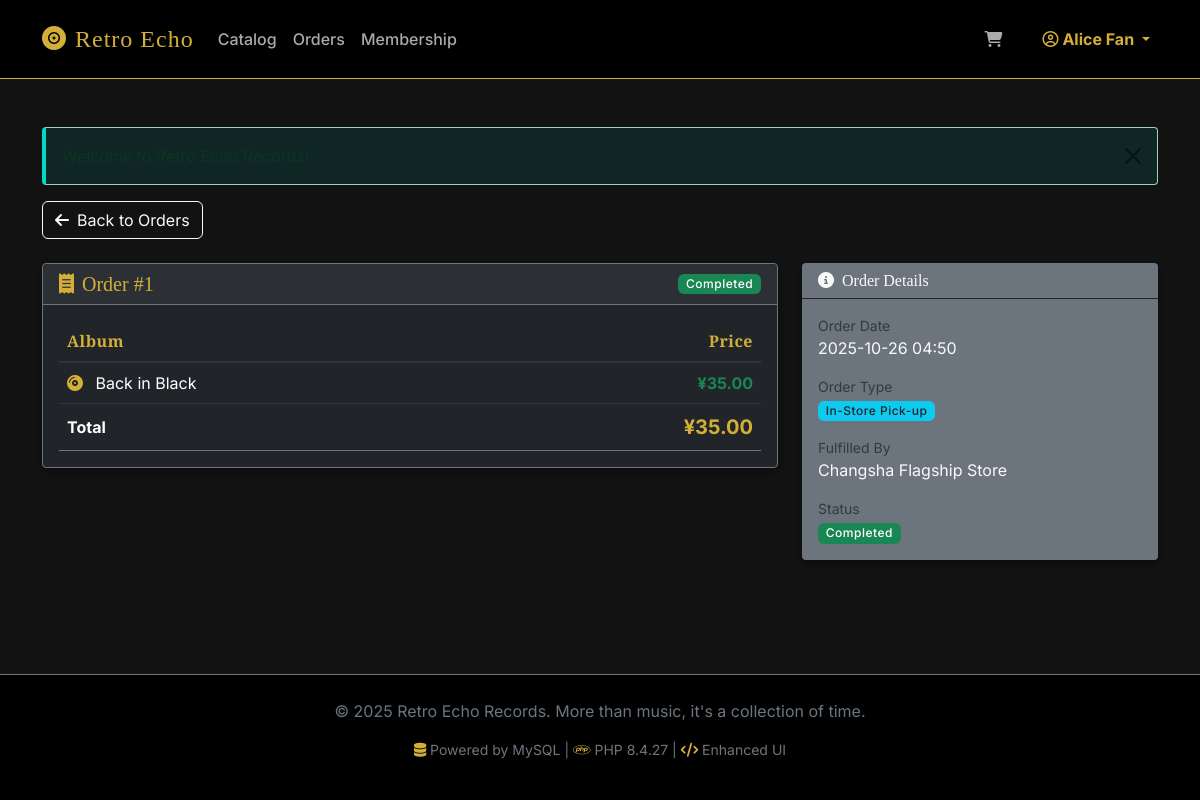
The app's page /customer/order_detail.php?id=1 (signed in) with its own data.
### tables this page shows
CREATE TABLE CustomerOrder (
    OrderID INT AUTO_INCREMENT PRIMARY KEY,
    CustomerID INT,
    FulfilledByShopID INT NOT NULL,
    ProcessedByEmployeeID INT,  
    OrderDate DATETIME DEFAULT CURRENT_TIMESTAMP,
    TotalAmount DECIMAL(10,2),
    OrderStatus ENUM('Pending', 'Paid', 'Shipped', 'Completed', 'Cancelled') DEFAULT 'Pending',
    OrderType ENUM('InStore', 'Online') NOT NULL,
    FOREIGN KEY (CustomerID) REFERENCES Customer(CustomerID),
    FOREIGN KEY (FulfilledByShopID) REFERENCES Shop(ShopID),
    FOREIGN KEY (ProcessedByEmployeeID) REFERENCES Employee(EmployeeID)
);

CREATE TABLE Shop (
    ShopID INT AUTO_INCREMENT PRIMARY KEY,
    Name VARCHAR(100) NOT NULL,
    Address TEXT,
    Type ENUM('Retail', 'Warehouse') NOT NULL
);

### public/customer/order_detail.php (the view, shortened to what this page needs)
<?php
require_once __DIR__ . '/../../config/db_connect.php';
require_once __DIR__ . '/../../includes/header.php';
$customerId = $_SESSION['user_id'];
$orderId = isset($_GET['id']) ? (int)$_GET['id'] : 0;
$orderSql = "SELECT co.*, s.Name as ShopName
             FROM CustomerOrder co
             LEFT JOIN Shop s ON co.FulfilledByShopID = s.ShopID
             WHERE co.OrderID = ? AND co.CustomerID = ?";
$stmt = $pdo->prepare($orderSql);
$stmt->execute([$orderId, $customerId]);
$order = $stmt->fetch();
$detailSql = "SELECT * FROM vw_customer_order_history WHERE OrderID = ? AND CustomerID = ?";
$stmt = $pdo->prepare($detailSql);
$stmt->execute([$orderId, $customerId]);
$items = $stmt->fetchAll();
$statusClass = match($order['OrderStatus']) {
    'Paid' => 'bg-success',
    'Completed' => 'bg-success',
    'Shipped' => 'bg-info',
    'Pending' => 'bg-warning text-dark',
    'Cancelled' => 'bg-danger',
    default => 'bg-secondary'
};
?>
<div class="mb-4">
    <a href="orders.php" class="btn btn-outline-light">
        <i class="fa-solid fa-arrow-left me-2"></i>Back to Orders
    </a>
</div>
<div class="row">
    <div class="col-lg-8">
        <div class="card bg-dark border-secondary mb-4">
            <div class="card-header border-secondary d-flex justify-content-between align-items-center">
                <h5 class="mb-0 text-warning">
                    <i class="fa-solid fa-receipt me-2"></i>Order #<?= $order['OrderID'] ?>
                </h5>
                <span class="badge <?= $statusClass ?>"><?= h($order['OrderStatus']) ?></span>
            </div>
            <div class="card-body">
                <div class="table-responsive">
                    <table class="table table-dark table-hover mb-0">
                        <thead>
                            <tr>
                                <th>Album</th>
                                <th class="text-end">Price</th>
                            </tr>
                        </thead>
                        <tbody>
                            <?php foreach ($items as $item): ?>
                            <tr>
                                <td>
                                    <i class="fa-solid fa-compact-disc text-warning me-2"></i>
                                    <?= h($item['AlbumTitle']) ?>
                                </td>
                                <td class="text-end text-success fw-bold"><?= formatPrice($item['PriceAtSale']) ?></td>
                            </tr>
                            <?php endforeach; ?>
                        </tbody>
                        <tfoot class="border-top border-secondary">
                            <tr>
                                <th>Total</th>
                                <th class="text-end text-warning fs-5"><?= formatPrice($order['TotalAmount']) ?></th>
                            </tr>
                        </tfoot>
                    </table>
                </div>
            </div>
        </div>
    </div>
    <div class="col-lg-4">
        <div class="card bg-secondary border-0 mb-4">
            <div class="card-header bg-transparent border-bottom border-dark">
                <h6 class="mb-0 text-light"><i class="fa-solid fa-circle-info me-2"></i>Order Details</h6>
            </div>
            <div class="card-body">
                <ul class="list-unstyled mb-0">
                    <li class="mb-3">
                        <small class="text-muted d-block">Order Date</small>
                        <span class="text-light"><?= formatDate($order['OrderDate']) ?></span>
                    </li>
                    <li class="mb-3">
                        <small class="text-muted d-block">Order Type</small>
                        <?php if($order['OrderType'] == 'InStore'): ?>
                            <span class="badge bg-info text-dark">In-Store Pick-up</span>
                        <?php else: ?>
                            <span class="badge bg-primary">Online Delivery</span>
                        <?php endif; ?>
                    </li>
                    <li class="mb-3">
                        <small class="text-muted d-block">Fulfilled By</small>
                        <span class="text-light"><?= h($order['ShopName'] ?? 'Warehouse') ?></span>
                    </li>
                    <li>
                        <small class="text-muted d-block">Status</small>
                        <span class="badge <?= $statusClass ?>"><?= h($order['OrderStatus']) ?></span>
                    </li>
                </ul>
            </div>
        </div>
    </div>
</div>
<?php require_once __DIR__ . '/../../includes/footer.php'; ?>

### public/assets/css/style.css (style rules this page uses)
:root { --bs-body-bg: #121212; --bs-body-color: #e0e0e0; --primary-gold: #d4af37; --primary-gold-hover: #b59020; --secondary-dark: #1e1e1e; --accent-red: #cf6679; --accent-green: #03dac6; --border-color: #333; }
body { font-family: 'Inter', sans-serif; background-color: var(--bs-body-bg); color: var(--bs-body-color); }
h1, h2, h3, h4, h5, h6, .navbar-brand { font-family: 'Playfair Display', serif; color: #fff; }
.card { background-color: var(--secondary-dark); border: 1px solid var(--border-color); border-radius: 4px; box-shadow: 0 4px 6px rgba(0,0,0,0.3); transition: transform 0.2s, box-shadow 0.2s; }
.card-header { background-color: rgba(255, 255, 255, 0.05); border-bottom: 1px solid var(--border-color); font-weight: 600; }
.table { color: #ccc; border-color: var(--border-color); }
.table thead th { color: var(--primary-gold); border-bottom-width: 2px; font-family: 'Playfair Display', serif; letter-spacing: 0.5px; }
.text-warning { color: var(--primary-gold) !important; }
.badge { font-weight: 500; letter-spacing: 0.5px; }

### public/assets/css/enhancements.css (style rules this page uses)
.btn { position: relative; overflow: hidden; transition: all 0.3s ease; }
.btn::before { content: ''; position: absolute; top: 50%; left: 50%; width: 0; height: 0; border-radius: 50%; background: rgba(255, 255, 255, 0.3); transform: translate(-50%, -50%); transition: width 0.6s, height 0.6s; }
.fade-in { animation: fadeIn 0.5s ease-in; }

### records on screen
customerorder: OrderID "1", OrderStatus "Completed", TotalAmount "¥35.00", OrderDate "2025-10-26 04:50", FulfilledByShopID.Name "Changsha Flagship Store"

### other values on screen
$_SESSION['username'] "Alice Fan"
$item['AlbumTitle'] "Back in Black"
formatPrice($item['PriceAtSale']) "¥35.00"
phpversion() "8.4.27"
